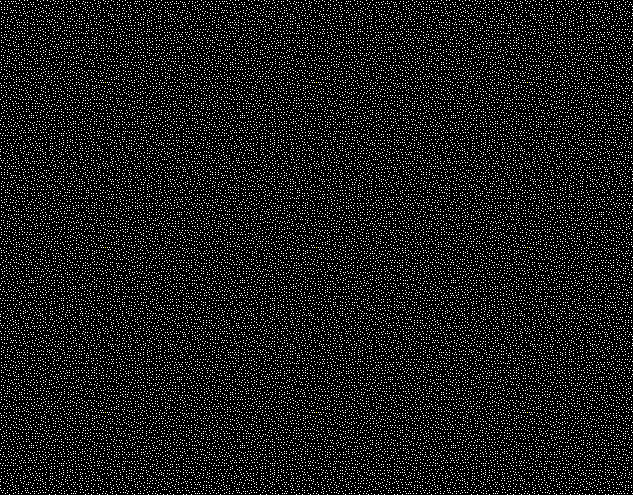
#> input picture code/DFormer_Pascal/data/kinect-pattern_3x3.png, 633 x 495 px, given as the content of the folder ../../DFormer_Pascal/data/RGB, which was not available
$ python add_edge_enhancement.py ../../DFormer_Pascal/data
#> lines starting #> are read from the running program, lines starting #| are printed output that depends on the picture; pictures that were not available may be replaced by others from this repository, and a replacement may not be noted
#> in main, rgb_image is the input picture: shape (495, 633, 3); mean B, G, R 28.3, 28.3, 28.3
import os
import cv2
import numpy as np
import argparse
from tqdm import tqdm

def add_edge_enhancement(rgb_image, depth_map):
    edges_before = cv2.Canny(depth_map, 50, 150)
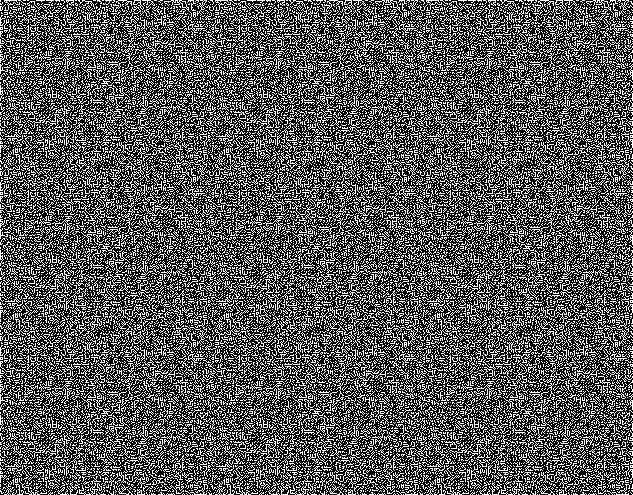
#> edges_before: shape (495, 633); 33.6% white in thin lines or dots
    foreground_mask = depth_map < 200
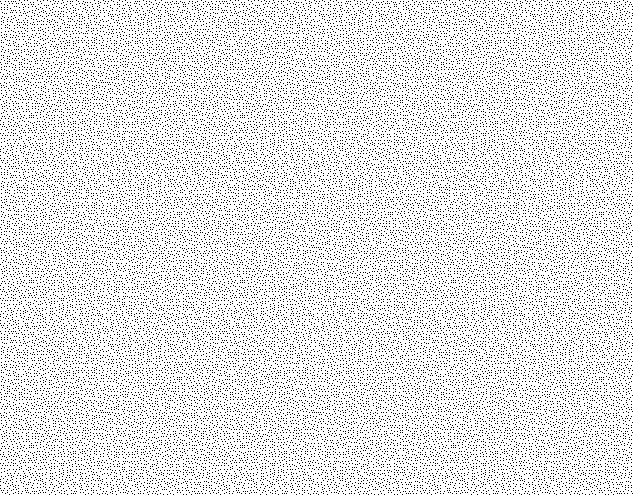
#> foreground_mask: shape (495, 633) bool; 88.9% white; black in thin lines or dots
    edges = edges_before & foreground_mask
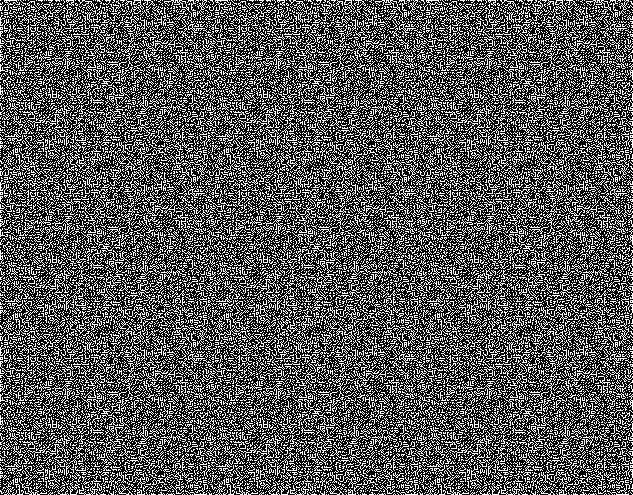
#> edges: shape (495, 633); values 0 (black) and 1 (white), 33.6% white in thin lines or dots
    edges *= 255
#> edges: shape (495, 633); 33.6% white in thin lines or dots

    return np.maximum(rgb_image, edges[:, :, np.newaxis])
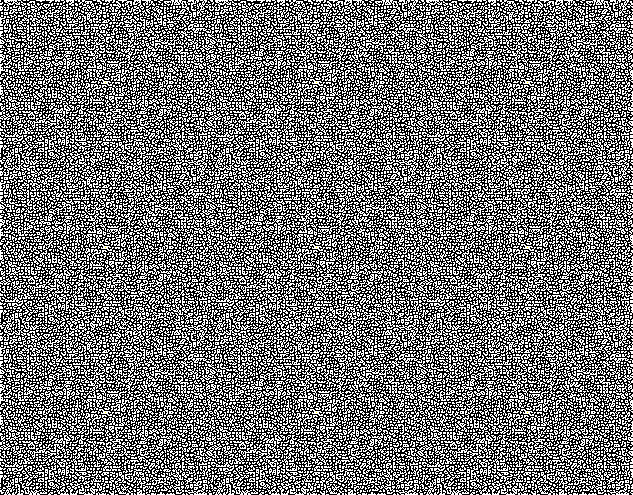
#> returned value: shape (495, 633, 3); mean of channels 0, 1, 2 113.9, 113.9, 113.9; drawn as B, G, R


def main():
    parser = argparse.ArgumentParser(description='Convert COCO dataset to DFormer dataset')
    parser.add_argument('dataset_root', help='Path to dataset')
    args = parser.parse_args()

    rgb_folder = os.path.join(args.dataset_root, 'RGB')
    depth_folder = os.path.join(args.dataset_root, 'Depth')
    rgb_edges_folder = os.path.join(args.dataset_root, 'Enhanced')
    os.makedirs(rgb_edges_folder, exist_ok=True)

    for (rgb_filename, depth_filename) in tqdm(zip(sorted(os.listdir(rgb_folder)), sorted(os.listdir(depth_folder)))):
        rgb_image = cv2.imread(os.path.join(rgb_folder, rgb_filename))
        depth_map = cv2.imread(os.path.join(depth_folder, depth_filename), cv2.IMREAD_GRAYSCALE)

        enhanced_image = add_edge_enhancement(rgb_image, depth_map)

        cv2.imwrite(os.path.join(rgb_edges_folder, rgb_filename), enhanced_image)


    # Rename RGB folder to RGB_original
    os.rename(rgb_folder, os.path.join(args.dataset_root, 'RGB_original'))

    # Rename RGB_edges folder to RGB
    os.rename(rgb_edges_folder, os.path.join(args.dataset_root, 'RGB'))

if __name__ == '__main__':
    main()
